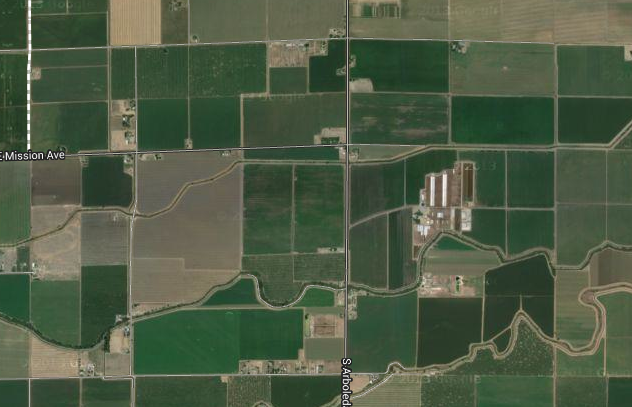
#> input picture data/merced.png, 632 x 407 px
$ python line_detection.py
#> lines starting #> are read from the running program, lines starting #| are printed output that depends on the picture; after the words box and inside, x2 and y2 are one past the last pixel; in counts of white or black regions, pixels touching at a corner belong together
# line_detection.py
# find edges of objects using a Canny filter
# use case is to (eventually) identify individual agriculatural fields in satellite imagery

from PIL import Image
from numpy import *
from pylab import *
from scipy.ndimage import filters
from scipy.ndimage import measurements,morphology

# parameters
sigma_blur = 3	# scale for initial guassian blur (de-noising)
sigma_deriv = 2	# scale for gaussian filter for derivative
max_sup_size = 3	# size for footprint in filter for non-max gradient suppression
hyst_size = 3	# size for footprint in hystersis filter
threshold_low = 0.03	# low threshold for hysteresis filter
threshold_high = 0.1 # high threshold for hysteresis filter

class edge_filter_class:
	# To be used with ndimage.generic_filter

	def __init__(self,angles):
		self.angles = angles 	# matrix of gradient angles (same dimensions as image)
		self.coordinates = [0, 0]

	def filter_nonmax_suppress(self,bfr):
		# keep central pixel (at position 4 in buffer) if it's max, otherwise suppress
		# need to track current coordinate in the array to look up angle in self.angles
		gradient_vals = self.interpolated_gradients(bfr)
		# increment coordinates
		for jj in array([1, 0]):
			if self.coordinates[jj] < self.angles.shape[jj] - 1:
				self.coordinates[jj] += 1
				break
			else:
				self.coordinates[jj] = 0
		if bfr[4] > gradient_vals.max():
			return bfr[4]
		else:
			return 0

	def filter_hysteresis(self,bfr,t_low,t_high):
		# accept pixels above threshold_high; suppress pixels below threshold_low
		# intermediate pixels remain if connected to a pixel above threshold_high
		if bfr[4] > t_high:
			return 1
		elif bfr[4] < t_low:
			return 0
		elif bfr.max() > t_high:
			return 1
		else:
			return 0

	def interpolated_gradients(self,bfr):
		# get interpolated gradient values based on gradient direction/angle
		# conventions: x > 0 left, y > down, angle > 0 CW
		# pixel matrix reverses order because of abs() call
		angle = self.angles[self.coordinates[0],self.coordinates[1]]
		pixels = array([[0,0],[0,0]])

		if (angle >= 0 and angle < pi/4) or (angle >= -pi and angle < -3*pi/4):
			pixels = array([[bfr[5],bfr[8]],[bfr[0],bfr[3]]])
		elif (angle >= pi/4 and angle < pi/2) or (angle >= -3*pi/4 and angle < -pi/2):
			pixels = array([[bfr[7],bfr[8]],[bfr[0],bfr[1]]])
		elif (angle >= pi/2 and angle < 3*pi/4) or (angle >= -pi/2 and angle < -pi/4):
			pixels = array([[bfr[7],bfr[6]],[bfr[2],bfr[1]]])
		else: #(angle >= 3*pi/4 and angle <= pi) or (angle >= -pi/4 and angle < 0):
			pixels = array([[bfr[3],bfr[6]],[bfr[2],bfr[5]]])

		weight = ( abs(angle) % (pi/4) ) / (pi/4)
		weights = array([1-weight,weight])

		return dot(pixels,weights)

	def filter_find_thick_edges(self,bfr):
		# test whether edges are truly one pixel wide after non-max suppression
		# return 0 if edge is single-pixel-wde; 1 otherwise
		if bfr[4] == 0:	# not an edge
			return 0
		else:
			non_zeros = count_nonzero(bfr)
			if non_zeros > 5:	# 5 is max possible (a crossing) so this is thick
				return 1
			elif non_zeros < 4: # 1,2 must be thin; 3 is thin or a point
				return 0
			else:
				return 1 # stub out for now

	def filter_find_junctions(self,bfr):
		# test whether pixel is a junction of 2 or 3 edges
		# count number of edges encountered when circling around pixel
		if bfr[4] == 0: # not an edge
			return 0
		else:
			loop1 = array([bfr[0],bfr[1],bfr[2],bfr[5],bfr[8],bfr[7],bfr[6],bfr[3]])
			loop2 = array([bfr[1],bfr[2],bfr[5],bfr[8],bfr[7],bfr[6],bfr[3],bfr[0]])
			if (abs(loop1 - loop2)).sum() >= 6:
				return 1
			else:
				return 0

# Canny edge detection follows

# read image and smooth with gaussian blur
im0 = array(Image.open('data/merced.png'))
#> im0 is the input picture: shape (407, 632, 3); mean R, G, B 78.2, 91.6, 68.7
im1 = array(Image.open('data/merced.png').convert('L'))
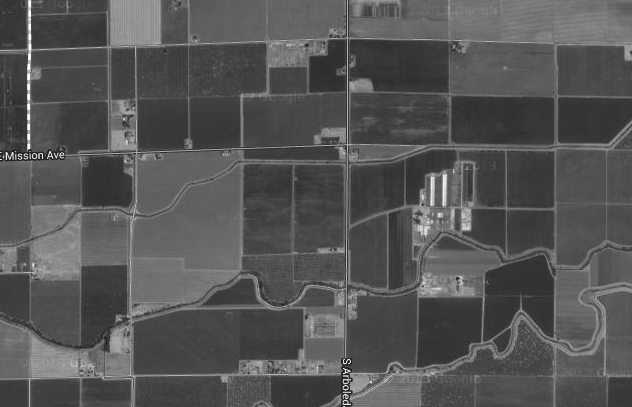
#> im1: shape (407, 632); min 23, max 255, mean 85
im2 = filters.gaussian_filter(im1,sigma_blur)
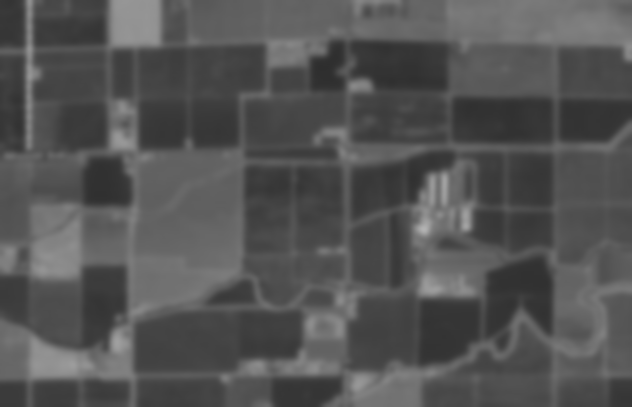
#> im2: shape (407, 632); min 46, max 179, mean 84

# calculate derivatives/gradients
imx = zeros(im2.shape)
filters.gaussian_filter(im2,(sigma_deriv,sigma_deriv),(0,1),imx)
imy = zeros(im2.shape)
filters.gaussian_filter(im2,(sigma_deriv,sigma_deriv),(1,0),imy)
im3 = sqrt(imx**2+imy**2)
imangles = arctan2(imy,imx)
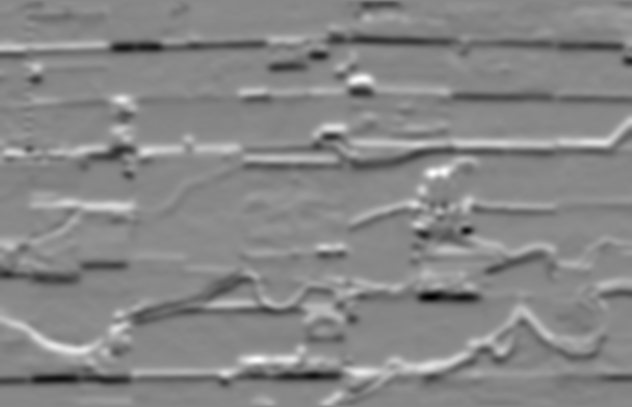
#> imy: shape (407, 632) float64; min -10.37, max 9.06, mean -0.0681; drawn with min black and max white

# suppress all but local max gradient
filter_class = edge_filter_class(imangles)
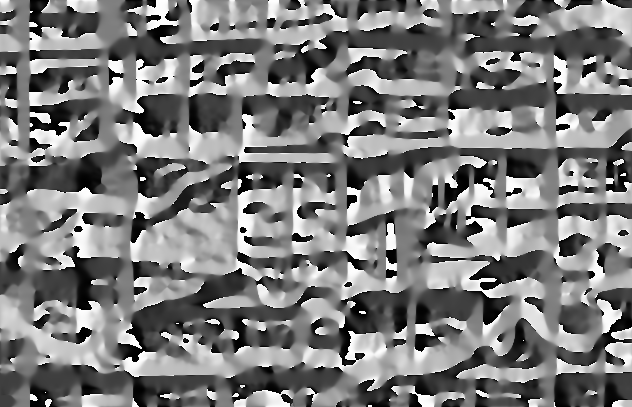
#> imangles: shape (407, 632) float64; min -3.14, max 3.14, mean -0.0773; drawn with min black and max white
im4 = filters.generic_filter(im3,function=filter_class.filter_nonmax_suppress,size=max_sup_size)
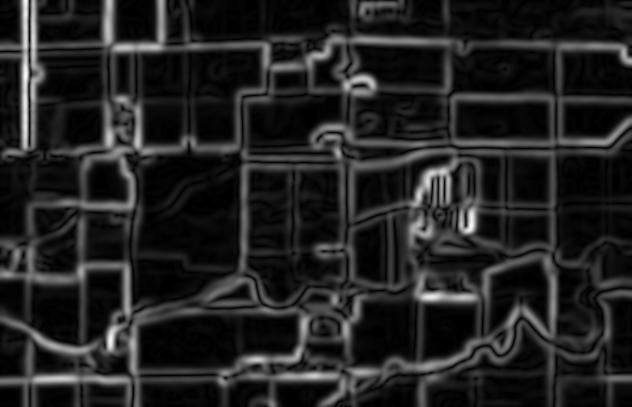
#> im3: shape (407, 632) float64; min 0, max 11.23, mean 1.54; drawn with min black and max white

# apply hysteresis threshold
t_low = threshold_low * im3.max()
#> t_low = 0.337
t_high = threshold_high * im3.max()
#> t_high = 1.12
im5 = filters.generic_filter(im4,function=filter_class.filter_hysteresis,size=hyst_size,extra_arguments=(t_low,t_high))
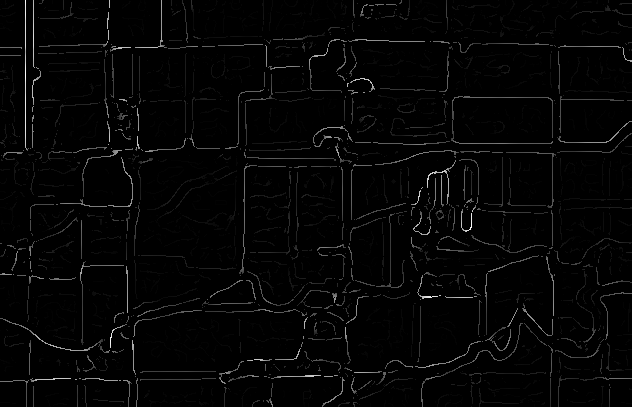
#> im4: shape (407, 632) float64; min 0, max 11.23, mean 0.216; drawn with min black and max white

# save im5 for later
#f = open('fieldoutlines.pkl','wb')
#pickle.dump(im5,f)
#f.close()

# superimpose outlines on original image (boolean array)
im5bool = (im5 > 0)
im0[im5bool,:] = array([255,0,0])
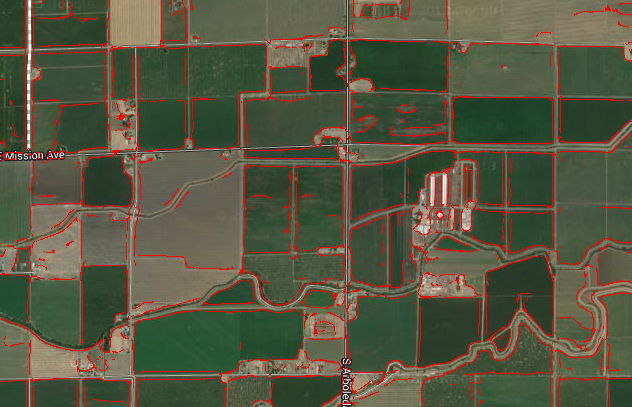
#> im0: shape (407, 632, 3); 5.4% of pixels changed, all inside (x1, y1, x2, y2) = (0, 0, 632, 407)

# display
props = dict(boxstyle='round',facecolor='white')
fig=figure(figsize=(12,8))
axis('off')
#imshow(im0)
#> (the run stopped early here; a loop or call above may not have finished)
